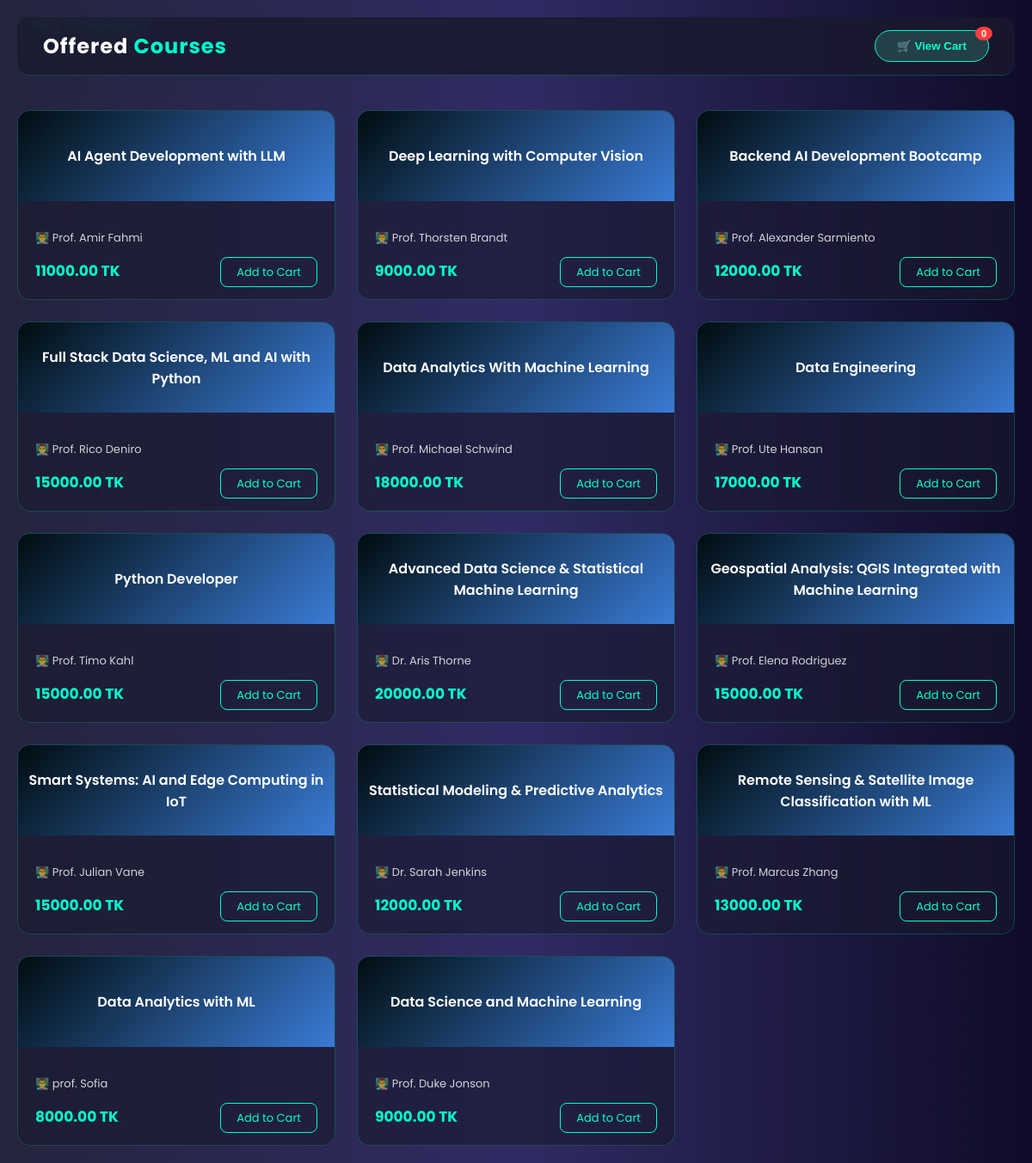
Screenshot of /enrollment/ with the database file from the repository.
### students/models.py (models this page shows, shortened)
class Course(models.Model):
    name = models.CharField(max_length=100)
    price = models.DecimalField(max_digits=10, decimal_places=2)
    duration = models.CharField(max_length=50)
    instructor = models.CharField(max_length=100)

### students/views.py (the view)
# urls.py: path('enrollment/', views.enroll_view, name='enrollment'),
def enroll_view(request):
    courses = Course.objects.all()
    return render(request, 'students/enrollment.html', {'courses': courses})

### students/templates/students/enrollment.html (shortened to what this page needs)
<!DOCTYPE html>
<html lang="en">
<head>
</head>
<body>
<div class="container">
    <div class="top-bar">
        <h2 style="margin: 0; letter-spacing: 1px;">Offered <span style="color: var(--bright-neon);">Courses</span></h2>
        <button class="cart-btn" onclick="openCart()">🛒 View Cart <span id="cartCounter" class="cart-count">0</span></button>
    </div>
    <div class="course-grid">
        {% for course in courses %}
        <div class="course-card">
            <div class="card-banner">{{ course.name }}</div>
            <div class="card-body">
                <p style="font-size: 13px; opacity: 0.8; margin-bottom: 15px;">👨‍🏫 {{ course.instructor }}</p>
                <div style="display: flex; justify-content: space-between; align-items: center;">
                    <span style="color: var(--bright-neon); font-weight: bold; font-size: 17px;">{{ course.price }} TK</span>
                    <label>
                        <span class="add-btn">Add to Cart</span>
                    </label>
                </div>
            </div>
        </div>
        {% endfor %}
    </div>
</div>
<a href="/" style="position: absolute; top: 20px; left: 20px; color: #00ffcc; text-decoration: none; font-size: 14px;">← Back to Dashboard</a>
</body>
</html>

### students/templates/students/enrollment.html (style rules this page uses)
:root { --dark-blue: #0f0c29; --mid-blue: #302b63; --light-blue: #24243e; --bright-neon: #00ffcc; --success-green: #2ecc71; }
body { font-family: 'Poppins', sans-serif; background: linear-gradient(to right, #24243e, #302b63, #0f0c29); color: white; margin: 0; padding: 20px; min-height: 100vh; }
.container { max-width: 1200px; margin: 0 auto; }
.top-bar { display: flex; justify-content: space-between; align-items: center; padding: 15px 30px; position: sticky; top: 0; background: rgba(26, 26, 46, 0.8); backdrop-filter: blur(10px); z-index: 100; border-bottom: 1px solid rgba(0, 255, 204, 0.2); border-radius: 15px; }
.cart-btn { background: rgba(46, 90, 90, 0.6); color: var(--bright-neon); border: 1px solid var(--bright-neon); padding: 10px 25px; border-radius: 30px; cursor: pointer; font-weight: bold; position: relative; transition: 0.3s; }
.cart-count { position: absolute; top: -5px; right: -5px; background: #ff3e3e; color: white; font-size: 11px; padding: 2px 7px; border-radius: 50%; }
.course-grid { display: grid; grid-template-columns: repeat(auto-fit, minmax(280px, 1fr)); gap: 25px; margin-top: 40px; }
.course-card { background: rgba(26, 26, 46, 0.6); border-radius: 15px; border: 1px solid rgba(0, 255, 204, 0.2); overflow: hidden; transition: 0.3s; backdrop-filter: blur(5px); }
.card-banner { background: linear-gradient(135deg, #010d10 0%, #3a7bd5 100%); height: 85px; display: flex; align-items: center; justify-content: center; padding: 10px; text-align: center; font-weight: 600; }
.card-body { padding: 20px; }
.add-btn { cursor: pointer; border: 1px solid var(--bright-neon); color: var(--bright-neon); padding: 7px 18px; border-radius: 8px; font-size: 13px; transition: 0.3s; }

### rows the page displays
Course: name "AI Agent Development with LLM", instructor "Prof. Amir Fahmi", price "11000.00"
Course: name "Deep Learning with Computer Vision", instructor "Prof. Thorsten Brandt", price "9000.00"
Course: name "Backend AI Development Bootcamp", instructor "Prof. Alexander Sarmiento", price "12000.00"
Course: name "Full Stack Data Science, ML and AI with Python", instructor "Prof. Rico Deniro", price "15000.00"
Course: name "Data Analytics With Machine Learning", instructor "Prof. Michael Schwind", price "18000.00"
Course: name "Data Engineering", instructor "Prof. Ute Hansan", price "17000.00"
Course: name "Python Developer", instructor "Prof. Timo Kahl", price "15000.00"
Course: name "Advanced Data Science & Statistical Machine Learning", instructor "Dr. Aris Thorne", price "20000.00"
Course: name "Geospatial Analysis: QGIS Integrated with Machine Learning", instructor "Prof. Elena Rodriguez", price "15000.00"
Course: name "Smart Systems: AI and Edge Computing in IoT", instructor "Prof. Julian Vane", price "15000.00"
Course: name "Statistical Modeling & Predictive Analytics", instructor "Dr. Sarah Jenkins", price "12000.00"
Course: name "Remote Sensing & Satellite Image Classification with ML", instructor "Prof. Marcus Zhang", price "13000.00"
Course: name "Data Analytics with ML", instructor "prof. Sofia", price "8000.00"
Course: name "Data Science and Machine Learning", instructor "Prof. Duke Jonson", price "9000.00"
